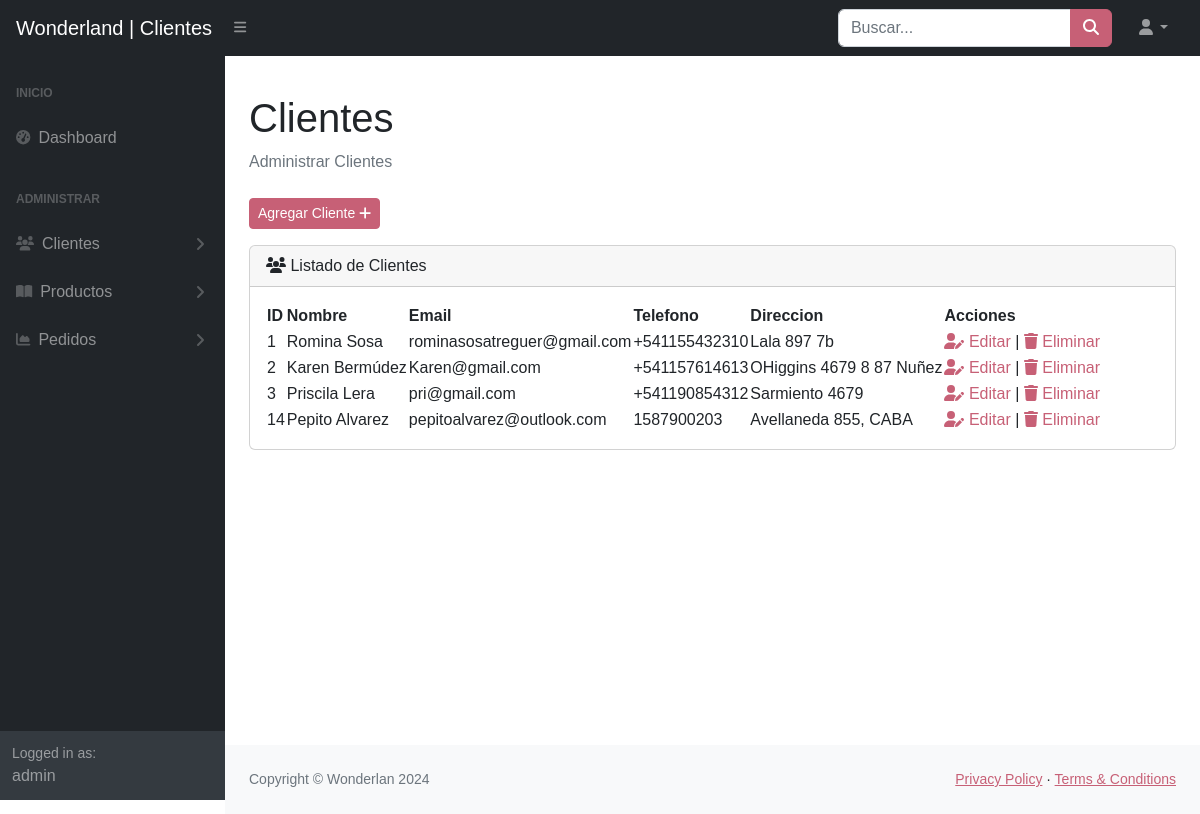
The app's page /admin/vistas/clientes.php (signed in), older data.
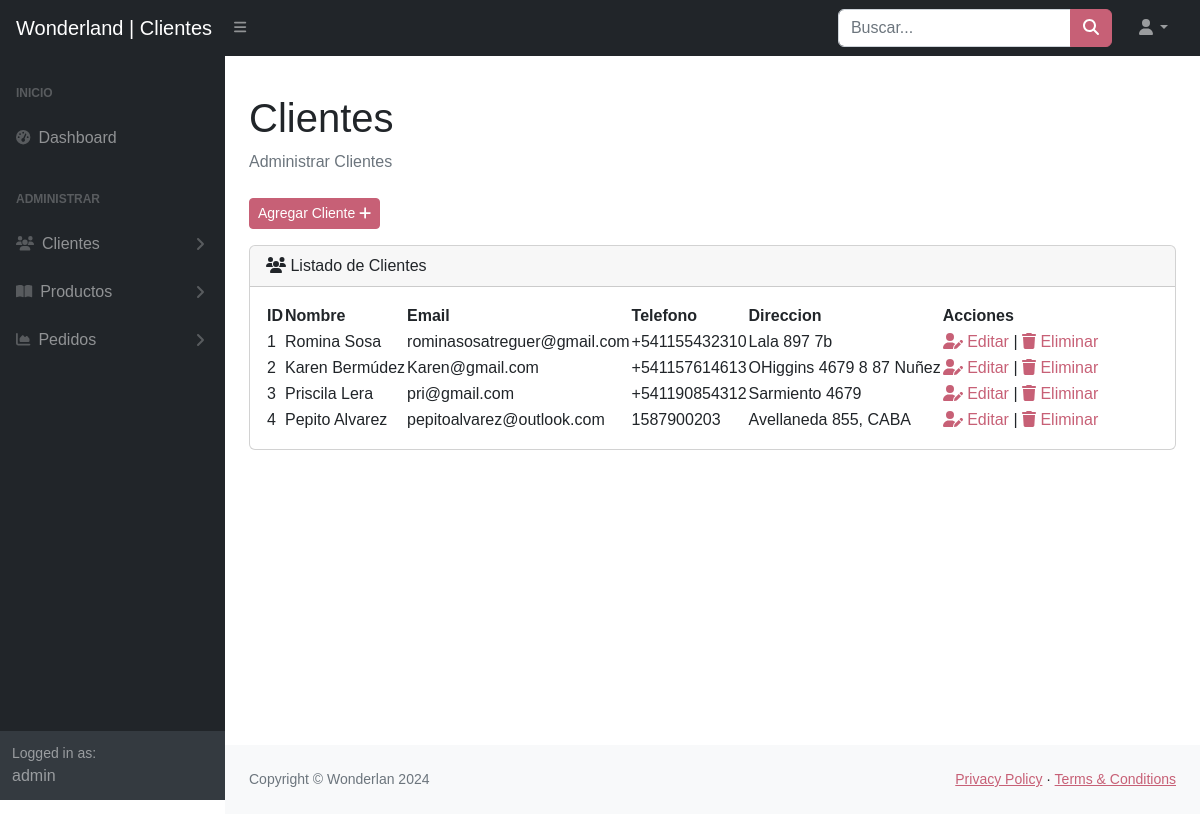
The same page, newer data.
### tables this page shows
CREATE TABLE IF NOT EXISTS `cliente` (
  `id_cliente` int(11) NOT NULL AUTO_INCREMENT,
  `nombre` varchar(50) NOT NULL,
  `apellido` varchar(50) NOT NULL,
  `email` varchar(50) NOT NULL,
  `telefono` varchar(50) NOT NULL,
  `direccion` varchar(50) NOT NULL,
  `fecha_alta` timestamp NULL DEFAULT NULL,
  PRIMARY KEY (`id_cliente`) USING BTREE
);

### admin/includes/clientes/leer_clientes.php (the view)
<?php
$sql = "SELECT * FROM Cliente";
$result = $conn->query($sql);
if ($result && $result->num_rows > 0) {
    while ($row = $result->fetch_assoc()) {
        echo <<<HTML
        <tr>
            <td>{$row['id_cliente']}</td>
            <td>{$row['nombre']} {$row['apellido']}</td>
            <td>{$row['email']}</td>
            <td>{$row['telefono']}</td>
            <td>{$row['direccion']}</td>
            <td>
                <a class="options" href="/admin/vistas/actualizar_cliente.php?id={$row['id_cliente']}"><i class="fa-solid fa-user-pen"></i> Editar</a> |
                <a class="options" href="/admin/vistas/clientes.php?delete=true&id={$row['id_cliente']}"><i class="fa-solid fa-trash"></i> Eliminar</a>
            </td>
        </tr>
HTML;
    }
}

### admin/vistas/clientes.php (shortened to what this page needs)
<?php
$title = "Wonderland | Clientes";
include '../includes/config.php';
?>
<!DOCTYPE html>
<html lang="en">
<?php
include "../includes/head.php";
?>
<body class="sb-nav-fixed">
    <?php include "../includes/nav.php";?>
    <div id="layoutSidenav">
        <?php include "../includes/sidemenu.php";?>
        <div id="layoutSidenav_content">
            <main>
                <div class="container-fluid px-4">
                    <h1 class="mt-4">Clientes</h1>
                    <ol class="breadcrumb mb-4">
                        <li class="breadcrumb-item active">Administrar Clientes</li>
                    </ol>
                    <div class="text-right mb-3">
                        <a href="crear_cliente.php" class="btn btn-primary btn-sm">Agregar Cliente <i
                                class="fa-solid fa-plus"></i></a>
                    </div>
                    <div class="card mb-4">
                        <div class="card-header">
                            <i class="fa-solid fa-users"></i>
                            Listado de Clientes
                        </div>
                        <div class="card-body">
                            <table id="datatablesSimple">
                                <thead class="thead-dark">
                                    <tr>
                                        <th>ID</th>
                                        <th>Nombre</th>
                                        <th>Email</th>
                                        <th>Telefono</th>
                                        <th>Direccion</th>
                                        <th>Acciones</th>
                                    </tr>
                                </thead>
                                <tbody>
                                    <?php include '../includes/clientes/leer_clientes.php';?>
                                </tbody>
                            </table>
                        </div>
                    </div>
                </div>
            </main>
            <?php include '../includes/footer.php';?>
        </div>
    </div>
</body>
</html>

### admin/includes/head.php (shortened to what this page needs)
<head>
    <link href="https://cdn.jsdelivr.net/npm/simple-datatables@7.1.2/dist/style.min.css" rel="stylesheet" />
    <link href="/admin/public/css/styles.css" rel="stylesheet" />
</head>

### admin/includes/nav.php (shortened to what this page needs)
<nav class="sb-topnav navbar navbar-expand navbar-dark bg-dark">
    <a class="navbar-brand ps-3" href="/admin/index.php"><?=$title?></a>
    <button class="btn btn-link btn-sm order-1 order-lg-0 me-4 me-lg-0" id="sidebarToggle" href="#!"><i
            class="fas fa-bars"></i></button>
    <form class="d-none d-md-inline-block form-inline ms-auto me-0 me-md-3 my-2 my-md-0">
        <div class="input-group">
            <input class="form-control" type="text" placeholder="Buscar..." aria-label="Buscar..."
                aria-describedby="btnNavbarSearch" />
            <button class="btn btn-primary" id="btnNavbarSearch" type="button"><i class="fas fa-search"></i></button>
        </div>
    </form>
    <ul class="navbar-nav ms-auto ms-md-0 me-3 me-lg-4">
        <li class="nav-item dropdown">
            <a class="nav-link dropdown-toggle" id="navbarDropdown" href="#" role="button" data-bs-toggle="dropdown"
                aria-expanded="false"><i class="fas fa-user fa-fw"></i></a>
        </li>
    </ul>
</nav>

### admin/includes/sidemenu.php (shortened to what this page needs)
<div id="layoutSidenav_nav">
    <nav class="sb-sidenav accordion sb-sidenav-dark" id="sidenavAccordion">
        <div class="sb-sidenav-menu">
            <div class="nav">
                <div class="sb-sidenav-menu-heading">Inicio</div>
                <a class="nav-link" href="/admin/index.php">
                    <div class="sb-nav-link-icon"><i class="fas fa-tachometer-alt"></i></div>
                    Dashboard
                </a>
                <div class="sb-sidenav-menu-heading">Administrar</div>
                <a class="nav-link collapsed" href="#" data-bs-toggle="collapse" data-bs-target="#collapseLayouts"
                    aria-expanded="false" aria-controls="collapseLayouts">
                    <div class="sb-nav-link-icon"><i class="fa-solid fa-users"></i></div>
                    Clientes
                    <div class="sb-sidenav-collapse-arrow"><i class="fas fa-angle-down"></i></div>
                </a>
                <a class="nav-link collapsed" href="#" data-bs-toggle="collapse" data-bs-target="#collapsePages"
                    aria-expanded="false" aria-controls="collapsePages">
                    <div class="sb-nav-link-icon"><i class="fas fa-book-open"></i></div>
                    Productos
                    <div class="sb-sidenav-collapse-arrow"><i class="fas fa-angle-down"></i></div>
                </a>
                <a class="nav-link collapsed" href="#" data-bs-toggle="collapse" data-bs-target="#collapsePedidos"
                    aria-expanded="false" aria-controls="collapsePedidos">
                    <div class="sb-nav-link-icon"><i class="fas fa-chart-area"></i></div>
                    Pedidos
                    <div class="sb-sidenav-collapse-arrow"><i class="fas fa-angle-down"></i></div>
                </a>
            </div>
        </div>
        <div class="sb-sidenav-footer">
            <div class="small">Logged in as:</div>
            <?=$_SESSION['username']?>
        </div>
    </nav>
</div>

### admin/includes/footer.php
<footer class="py-4 bg-light mt-auto">
    <div class="container-fluid px-4">
        <div class="d-flex align-items-center justify-content-between small">
            <div class="text-muted">Copyright &copy; Wonderlan 2024</div>
            <div>
                <a href="#">Privacy Policy</a>
                &middot;
                <a href="#">Terms &amp; Conditions</a>
            </div>
        </div>
    </div>
</footer>

Row changes from the older to the newer data that the page shows:
removed cliente: id_cliente "14", nombre "Pepito", apellido "Alvarez", email "pepitoalvarez@outlook.com", telefono "1587900203", direccion "Avellaneda 855, CABA"
added cliente: id_cliente "4", nombre "Pepito", apellido "Alvarez", email "pepitoalvarez@outlook.com", telefono "1587900203", direccion "Avellaneda 855, CABA"
